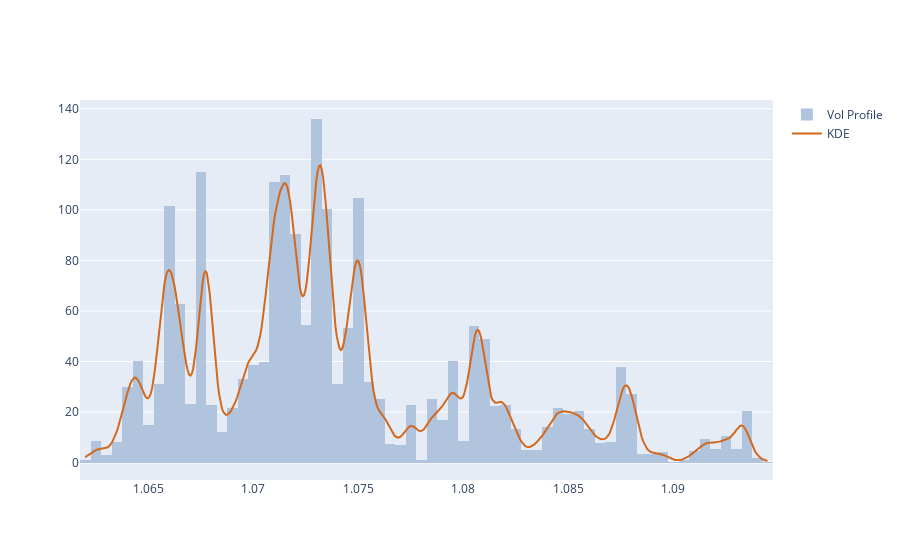

The notebook cell this image was saved under:
### Code cell
kde_factor = 0.05
num_samples = 500
kde = stats.gaussian_kde(close,weights=volume,bw_method=kde_factor)
xr = np.linspace(close.min(),close.max(),num_samples)
kdy = kde(xr)
ticks_per_sample = (xr.max() - xr.min()) / num_samples

def get_dist_plot(c, v, kx, ky):
    fig = go.Figure()
    fig.add_trace(go.Histogram(name='Vol Profile', x=c, y=v, nbinsx=150, 
                               histfunc='sum', histnorm='probability density',
                               marker_color='#B0C4DE'))
    fig.add_trace(go.Scatter(name='KDE', x=kx, y=ky, mode='lines', marker_color='#D2691E'))
    return fig

get_dist_plot(close, volume, xr, kdy).show()

### Figure 1 — Plotly figure (JSON) as saved in the notebook; plotly's stock layout.template omitted (floating-point values rounded to 4 significant figures; data arrays with more than 128 entries replaced by an {"elided": "..."} marker saying what was removed)
{"data": [{"histfunc": "sum", "histnorm": "probability density", "marker": {"color": "#B0C4DE"}, "name": "Vol Profile", "nbinsx": 150, "type": "histogram", "x": {"elided": "5760 float values"}, "y": {"elided": "5760 int values"}}, {"marker": {"color": "#D2691E"}, "mode": "lines", "name": "KDE", "type": "scatter", "x": {"elided": "500 float values"}, "y": {"elided": "500 float values"}}], "layout": {}}
